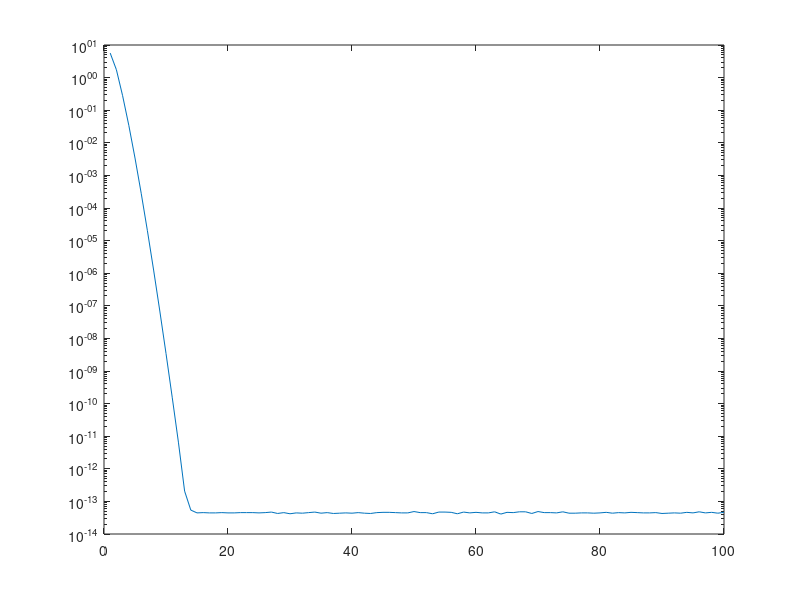

Write the MATLAB code that produced this figure.
format long
real_result=7.9549265210128;%真实值
max_m=100;%设置最大区间数
pred_result=zeros(max_m,1);%初始化
m=1:max_m;
for mi=1:max_m
    h=2*pi/mi;%计算步长
    %得到算法结果
    result=0.5*(exp(cos(-pi))+exp(cos(pi)));
    for i=1:mi-1
        result=result+exp(cos(-pi+i*h));
    end
    result=result*h;
    %保存结果
    pred_result(mi)=result;
end
%得到误差
err=abs(pred_result-real_result);
%画图
figure
semilogy(m,err)